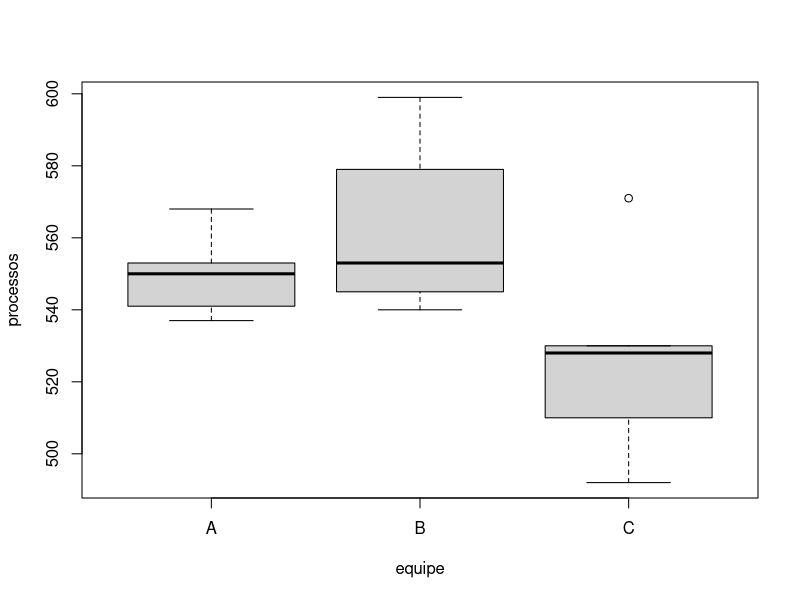

Write R code to recreate this figure.
require(dplyr)

n <- 5

equipe <- as.factor(rep(LETTERS[1:3], each = 5))

processos <- c(550, 568, 537, 541, 553, 540, 579, 553, 545, 599,
               528, 571, 530, 510, 492)

dados <- tibble(equipe, processos)

# Visualizando 
boxplot(processos~equipe, data = dados)

# Testando hipótese de normalidade para cada equipe

# H_0: Dados provém de população com distribuição normal
# H_1: Dados não provém de população com distribuição normal
# nível de significância alfa = 5%

dados %>% 
  filter(equipe == "A") %>% 
  pull(processos) %>% 
  shapiro.test()

dados %>% 
  filter(equipe == "B") %>% 
  pull(processos) %>% 
  shapiro.test()

dados %>% 
  filter(equipe == "C") %>% 
  pull(processos) %>% 
  shapiro.test()

# Para todos os 3 grupos, temos um p-valor > alfa.
# Logo, sob um nível de significância de 5%, não temos
# evidências estatísticas para rejeitar H0.
# Então podemos supor que os dados provêm de uma população
# com distribuição normal.

### Testando homocedasticidade.
# Teste de Bartlett

# H_0: sigma_1 = sigma_2 = sigma_3
# H_1: Variância de algum grupo diferente.
bartlett.test(processos~equipe, data = dados)

# Sob um nível de significância de 5% não temos 
# evidências para dizer que as variâncias dos grupos não são iguais.

### ANOVA

# H0: mu_1 = mu_2 = mu_3
# H1: mu_i != mu_j, i, j = 1,2,3

modelo <- aov(processos~equipe, data = dados)
anova(modelo)

# Sob um nivel de significância de 5%, nao há evidências estatísticas
# para rejeitar H0. 
# Então não podemos dizer que há diferença significativa no número
# médio de processos analisados entre as 3 equipes.
